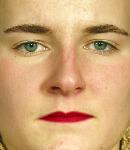
#> input picture Lip makeup/image11_l.jpg, 130 x 150 px, given in place of test13.jpg, which was not available
$ python Asymmetry.py
#> lines starting #> are read from the running program, lines starting #| are printed output that depends on the picture; after the words box and inside, x2 and y2 are one past the last pixel; in counts of white or black regions, pixels touching at a corner belong together; pictures that were not available may be replaced by others from this repository, and a replacement may not be noted
import cv2
import numpy as np
from PIL import Image
import statistics
from math import sqrt
from colormath.color_objects import sRGBColor, LabColor
from colormath.color_conversions import convert_color
from colormath.color_diff import delta_e_cie2000

img = cv2.imread(r"F:\test images\test13.jpg")
#> img is the input picture: shape (150, 130, 3); mean B, G, R 117.4, 164.2, 206.1
#img = cv2.resize(img,(250,400))
img_hsv = cv2.cvtColor(img, cv2.COLOR_BGR2HSV)
#> img_hsv: shape (150, 130, 3); mean H, S, V 19, 114.6, 206.2
cv2.imshow("Original",img)
lower = np.array([0, 48, 80], dtype=np.uint8)
upper = np.array([20, 255, 255], dtype=np.uint8)
# get mask of pixels that are in blue range
img_hsv = cv2.GaussianBlur(img_hsv, (13,13), 0)
#> img_hsv: shape (150, 130, 3); mean H, S, V 19, 114.5, 206.2
mask = cv2.inRange(img_hsv, lower, upper)
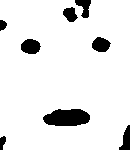
#> mask: shape (150, 130); 91.4% white; 8 black regions, largest, box (x1, y1, x2, y2) and area: (43, 109, 90, 126) 647, (21, 39, 41, 54) 233, (92, 37, 111, 52) 209

cv2.imshow("mask",cv2.cvtColor(mask, cv2.COLOR_GRAY2RGB))

# convert single channel mask back into 3 channels
mask_rgb = cv2.cvtColor(mask, cv2.COLOR_GRAY2RGB)

# perform bitwise and on mask to obtain cut-out image that is not blue
masked_img = cv2.bitwise_and(img, mask_rgb)
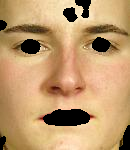
#> masked_img: shape (150, 130, 3); mean B, G, R 109.3, 153.5, 190.7
cv2.imshow(" masked image",masked_img)

def calcAvgPixel(im):
    pixels = list(im.getdata())
    #print(pixels)
    pixel_list = [x for sets in pixels for x in sets]
    #print(pixel_list)
    pixel_red = pixel_list[::3]
    pixel_green = pixel_list[1::3]
    pixel_blue = pixel_list[2::3]
    red = int(statistics.mean(np.array(pixel_red)))
    green = int(statistics.mean(np.array(pixel_green)))
    blue = int(statistics.mean(np.array(pixel_blue)))
    return (red, green, blue);
'''
def euclideanDist(r1,g1,b1,r2,g2,b2):
    return (sqrt((r2-r1)**2 +(g2-g1)**2 + (b2-b1)**2))
'''
face_detect = cv2.CascadeClassifier(r"D:\Anaconda\Library\etc\haarcascades\haarcascade_frontalface_default.xml")
gray = cv2.cvtColor(img, cv2.COLOR_BGR2GRAY)			  # Convert color image to gray image
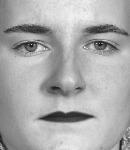
#> gray: shape (150, 130); min 7, max 246, mean 171.4
face = face_detect.detectMultiScale(gray, 1.2, 5)
#> face = ()
for (x,y,w,h) in face:
    masked_img_face = masked_img[y:y+h, x:x+w]
    x_left_start = x
    y_left_start = y
    x_left_end = int(x+w/2)
    y_left_end = int(y+h)
    x_right_start = x_left_end
    y_right_start = y
    x_right_end = x+w
    y_right_end = y+h
    left_half = masked_img[y_left_start:y_left_end, x_left_start:x_left_end]
    right_half = masked_img[y_right_start:y_right_end, x_right_start:x_right_end]
#> this loop made 0 passes


#> (the run stopped early here; a loop or call above may not have finished)

$ run again, on Lip makeup/image13_l.jpg
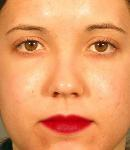
#> input picture Lip makeup/image13_l.jpg, 130 x 150 px, given in place of test13.jpg, which was not available
#> img is the input picture: shape (150, 130, 3); mean B, G, R 101.4, 154.4, 230.3
#> `mask = cv2.inRange(img_hsv, lower, upper)`:
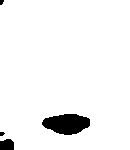
#> mask: shape (150, 130); 95.3% white; 4 black regions (2 under 20 px), largest, box (x1, y1, x2, y2) and area: (42, 114, 90, 135) 739, (0, 139, 14, 150) 138
#> `gray = cv2.cvtColor(img, cv2.COLOR_BGR2GRAY)`:
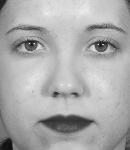
#> gray: shape (150, 130); min 11, max 247, mean 171
#> face = ()
